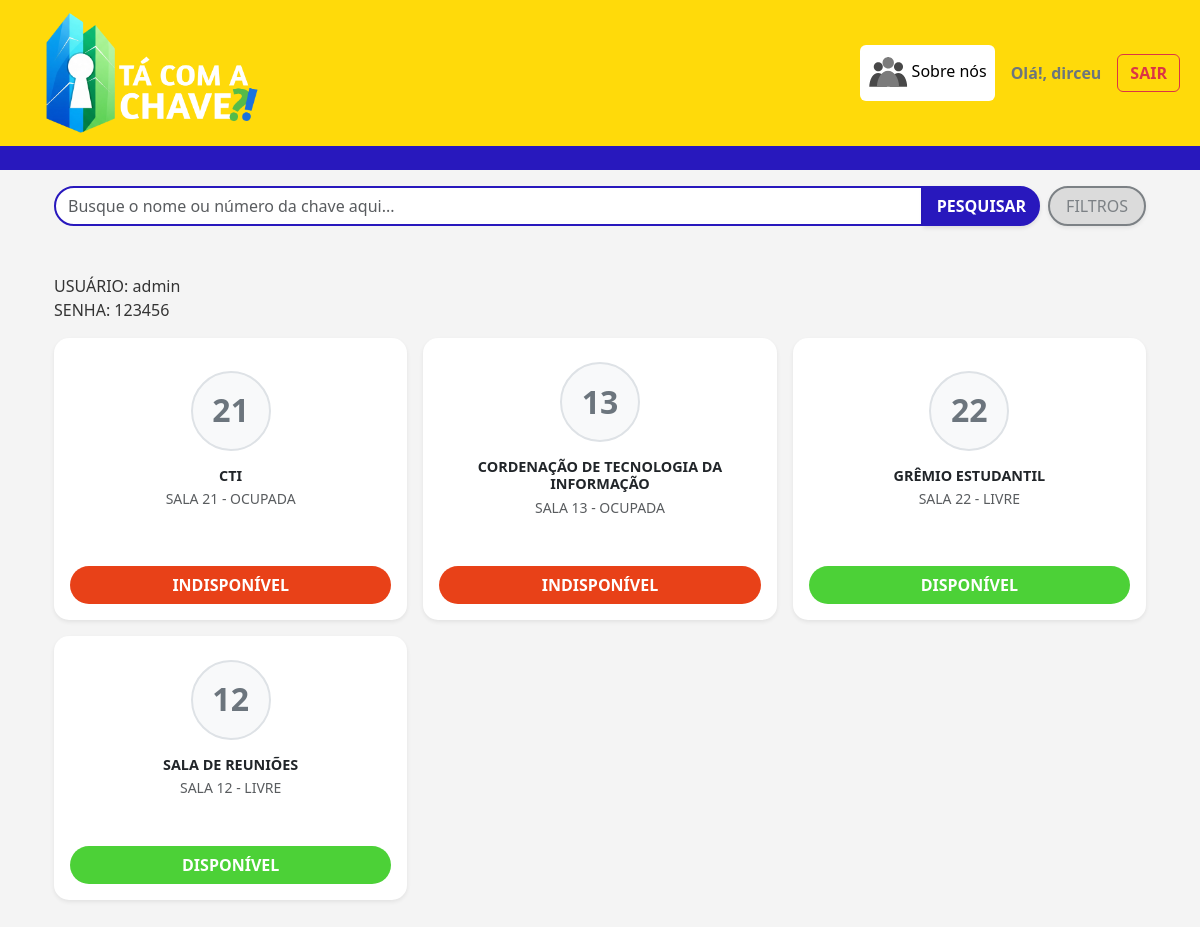
The app's page / (signed in) with its own data.
### core/models.py (models this page shows, shortened)
class Chave(models.Model):
    STATUS_CHOICES = [
        ('disponivel', 'Disponível'),
        ('indisponivel', 'Indisponível'),
    ]
    nome_sala = models.CharField(max_length=100, help_text="Nome da sala ou do local (Ex: Laboratório de Redes)")
    numero_porta = models.CharField(max_length=45, blank=True, help_text="Número da porta (Ex: 101 ou B203)")
    status = models.CharField(max_length=12, choices=STATUS_CHOICES, default='disponivel', help_text="Status atual da chave")

### core/views.py (the view)
# urls.py: path('', views.index, name="index"),
def index (request):
    q = request.GET.get('q', '').strip()
    if q:
        chaves = Chave.objects.filter(
            Q(nome_sala__icontains=q) |
            Q(numero_porta__icontains=q)
        ).order_by('nome_sala')
    else:
        chaves = Chave.objects.all().order_by('nome_sala')
    return render(request, 'index.html', {
        'chaves': chaves,
        'q': q,
    })

### core/templates/index.html (shortened to what this page needs)
{% extends 'base/base.html' %}
{% block content %}
<section class="barra-pesquisa">
    <div class="container-fluid">
        <form class="d-flex" role="search" method="get" action="{% url 'index' %}">
            <input name="q" class="form-control campo-pesquisa" type="search" placeholder="Busque o nome ou número da chave aqui..." aria-label="Search" value="{{ q|default_if_none:'' }}" />
            <button class="btn btn-pesquisa me-2" type="submit">PESQUISAR</button>
            <button class="btn btn-light rounded-pill shadow-sm btn-filtros" type="button">FILTROS</button>
        </form>
    </div>
</section>
<main>
    <div class="container py-5">
        <p>USUÁRIO: admin <br>
        SENHA: 123456</p>
        <div class="row row-cols-1 row-cols-sm-2 row-cols-md-3 g-3">
            {% for chave in chaves %}
            <div class="col">
                <div class="card h-100 shadow-sm text-center border-0" style="border-radius: 15px; overflow: hidden;">
                    <div class="card-body d-flex flex-column align-items-center justify-content-center pt-4">
                        <div class="rounded-circle bg-light d-flex align-items-center justify-content-center mb-3"
                            style="width: 80px; height: 80px; border: 2px solid #dee2e6;">
                            <h2 class="m-0 text-secondary fw-bold">{{ chave.numero_porta }}</h2>
                        </div>
                        <h5 class="card-title fw-bold text-uppercase mb-1" style="font-size: 0.9rem;">
                            {{ chave.nome_sala }}
                        </h5>
                        <p class="text-muted small mb-3">
                            SALA {{ chave.numero_porta }} -
                            {% if chave.status == 'disponivel' %} LIVRE {% else %} OCUPADA {% endif %}
                        </p>
                    </div>
                    <div class="card-footer bg-transparent border-0 p-3">
                        {% if chave.status == 'disponivel' %}
                            <button class="btn w-100 fw-bold text-white" style="background-color: #4cd137; border-radius: 20px;">
                                DISPONÍVEL
                            </button>
                        {% else %}
                            <button class="btn w-100 fw-bold text-white" style="background-color: #e84118; border-radius: 20px;">
                                INDISPONÍVEL
                            </button>
                        {% endif %}
                    </div>
                </div>
            </div>
            {% empty %}
                <div class="col-12 text-center">
                    <p>Nenhuma chave encontrada.</p>
                </div>
            {% endfor %}
        </div>
    </div>
</main>
{% endblock %}

### core/static/style.css (style rules this page uses)
* { margin: 0; padding: 0; box-sizing: border-box; }
body { font-family: 'Segoe UI', Tahoma, Geneva, Verdana, sans-serif; background-color: #f4f4f4; color: #333; }
.campo-pesquisa { border-radius: 2em 0em 0em 2em; border: #2818BD 2px solid; }
.btn-pesquisa { border-radius: 0em 2em 2em 0em; border: #2818BD 2px solid; background-color: #2818BD; color: white; font-weight: bold; box-shadow: 0 2px 4px rgba(0,0,0,0.1); }
.btn-filtros { background-color: #dbdbdb; color: #7c8185; border: #7c8185 2px solid; border-radius: 50px; padding: 6px 16px; box-shadow: 0 2px 4px rgba(0,0,0,0.1); }

### records on screen
Chave: numero_porta "21", nome_sala "CTI", status "OCUPADA"
Chave: numero_porta "13", nome_sala "CORDENAÇÃO DE TECNOLOGIA DA INFORMAÇÃO", status "OCUPADA"
Chave: numero_porta "22", nome_sala "GRÊMIO ESTUDANTIL", status "LIVRE"
Chave: numero_porta "12", nome_sala "SALA DE REUNIÕES", status "LIVRE"

### other values on screen
{{ request.session.usuario_nome }} "dirceu"
